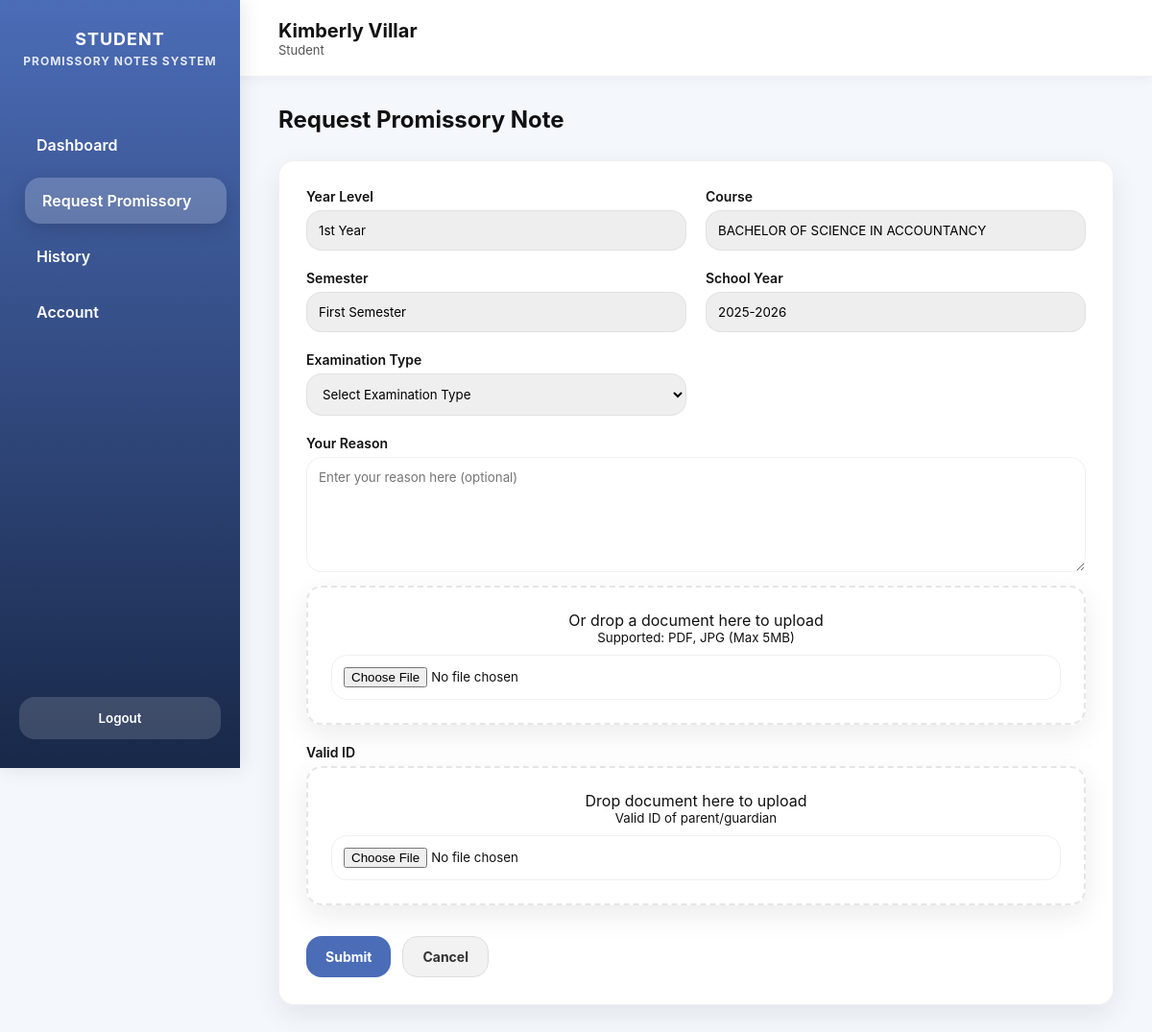
Screenshot of /student/request (signed in) with the database file from the repository.
### models.py (models this page shows, shortened)
class Account(db.Model):
    id = db.Column(db.Integer, primary_key=True, autoincrement=True)
    first_name = db.Column(db.String(50), nullable=False)
    middle_name = db.Column(db.String(50))
    last_name = db.Column(db.String(50), nullable=False)
    suffix = db.Column(db.String(10))
    email = db.Column(db.String(100), unique=True, nullable=False)
    _role = db.Column("role", db.String(20), nullable=False)
    _status = db.Column("status", db.String(20), nullable=False)
    password_hash = db.Column(db.String(255), nullable=False)
    plain_password = db.Column(db.String(100), nullable=False)
    year_level = db.Column(db.String(20))
    course = db.Column(db.String(100))
    @property
    def role(self):
        return self._role
    @role.setter
    def role(self, value):
        self._role = value.capitalize() if value else value
    @property
    def status(self):
        return self._status
    @status.setter
    def status(self, value):
        self._status = value.capitalize() if value else value

class ActiveSettings(db.Model):
    id = db.Column(db.Integer, primary_key=True)
    active_semester = db.Column(db.String(50), default="Not Set")
    active_school_year = db.Column(db.String(20), default="Not Set")
    updated_at = db.Column(
        db.DateTime, default=datetime.utcnow, onupdate=datetime.utcnow)

### student_routes.py (the view, shortened to what this page needs)
@student_bp.route("/request", methods=["GET", "POST"])
@require_role("Student")
def request_promissory():
    student = Account.query.get(session["user_id"])
    active_settings = ActiveSettings.query.first()
    semester, school_year = (active_settings.active_semester, active_settings.active_school_year) if active_settings else ("Not Set", "Not Set")
    return render_template("student/request.html",
                           student=student,
                           active_semester=semester,
                           active_school_year=school_year)

### app.py (called while the page is built)
@app.before_request
def protect_admin_routes():
    if request.path.startswith("/admin"):
        if "user_id" not in session or session.get("role") != "Admin":
            flash("Admin access required.", "danger")
            return redirect(url_for("login"))

### student_routes.py (called while the page is built)
def require_role(role=None):
    def wrapper(func):
        @wraps(func)
        def decorated(*args, **kwargs):
            user_id = session.get("user_id")
            if not user_id:
                flash("Please log in first.", "warning")
                return redirect(url_for("login"))
            user = Account.query.get(user_id)
            if not user or user.status == "Inactive":
                flash("Your account is inactive. Please contact the admin.", "danger")
                return redirect(url_for("student.inactive_notice"))
            if role and user.role != role:
                flash("Access denied.", "danger")
                return redirect(url_for("login"))
            return func(*args, **kwargs)
        return decorated
    return wrapper

### templates/student/request.html (shortened to what this page needs)
<!DOCTYPE html>
<html lang="en">
  <head>
  </head>
  <body>
    <div class="app">
      <aside class="sidebar">
        <div class="brand">Student<br /><span>Promissory Notes System</span></div>
        <nav class="nav">
          <a href="{{ url_for('student.dashboard') }}">Dashboard</a>
          <a href="{{ url_for('student.request_promissory') }}" class="active">Request Promissory</a>
          <a href="{{ url_for('student.history') }}">History</a>
          <a href="{{ url_for('student.setup') }}">Account</a>
        </nav>
        <button class="logout-btn" onclick="window.location.href='{{ url_for('student.logout') }}'">Logout</button>
      </aside>
      <main class="main">
        <header class="topbar">
          <div>
            <div class="welcome">{{ student.first_name }} {{ student.last_name }}</div>
            <div class="role">{{ student.role }}</div>
          </div>
        </header>
        <div class="content">
          <h2>Request Promissory Note</h2>
          <div class="card">
            <form class="form-two-col" method="POST" enctype="multipart/form-data" autocomplete="off">
              <div>
                <label for="yearlevel">Year Level</label>
                <input type="text" id="yearlevel" name="yearlevel" value="{{ student.year_level }}" readonly />
              </div>
              <div>
                <label for="course">Course</label>
                <input type="text" id="course" name="course" value="{{ student.course }}" readonly />
              </div>
              <div>
                <label for="semester">Semester</label>
                <input type="text" id="semester" name="semester" value="{{ active_semester }}" readonly />
              </div>
              <div>
                <label for="school_year">School Year</label>
                <input type="text" id="school_year" name="school_year" value="{{ active_school_year }}" readonly />
              </div>
              <div>
                <label for="semester_type">Examination Type</label>
                <select id="semester_type" name="semester_type" required>
                  <option value="" selected disabled>Select Examination Type</option>
                </select>
              </div>
              <div style="grid-column: 1 / -1">
                <label>Your Reason</label>
                <textarea name="reason_text" placeholder="Enter your reason here (optional)"></textarea>
                <div class="upload-box" style="margin-top: 10px">
                  <div>Or drop a document here to upload</div>
                  <small>Supported: PDF, JPG (Max 5MB)</small>
                  <input type="file" name="reason_doc" style="margin-top: 10px" />
                </div>
              </div>
              <div style="grid-column: 1 / -1">
                <label>Valid ID</label>
                <div class="upload-box">
                  <div>Drop document here to upload</div>
                  <small>Valid ID of parent/guardian</small>
                  <input type="file" name="valid_id" style="margin-top: 10px" />
                </div>
              </div>
              <div style="grid-column: 1 / -1; display: flex; gap: 12px; margin-top: 12px">
                <button class="btn btn-primary" type="submit">Submit</button>
                <button class="btn btn-ghost" type="reset">Cancel</button>
              </div>
            </form>
          </div>
        </div>
      </main>
    </div>
  </body>
</html>

### templates/student/request.html (style rules this page uses)
:root { --nav-width: 250px; --primary: #4b6cb7; --secondary: #182848; --accent: #f8b500; --bg: #f4f7fc; --card-bg: rgba(255, 255, 255, 0.95); --radius: 16px; --shadow: 0 10px 30px rgba(0, 0, 0, 0.08); --border: rgba(0, 0, 0, 0.06); --text: #111; --text-light: #555; --font: "Inter", system-ui, sans-serif; --hover-shadow: 0 15px 40px rgba(0, 0, 0, 0.12); }
* { margin: 0; padding: 0; box-sizing: border-box; font-family: var(--font); }
body { min-height: 100vh; background: var(--bg); color: var(--text); }
a { text-decoration: none; color: inherit; transition: 0.2s ease; }
.app { display: flex; min-height: 100vh; }
.sidebar { position: fixed; top: 0; left: 0; height: 100vh; width: var(--nav-width); display: flex; flex-direction: column; gap: 30px; padding: 30px 20px; background: linear-gradient(180deg, var(--primary), var(--secondary)); color: #fff; box-shadow: 2px 0 20px rgba(0, 0, 0, 0.1); z-index: 1000; transition: left 0.3s ease; }
.brand { font-weight: 700; text-align: center; font-size: 18px; text-transform: uppercase; letter-spacing: 1px; }
.brand span { font-size: 12px; opacity: 0.85; }
.nav { display: flex; flex-direction: column; gap: 10px; margin-top: 25px; }
.nav a { padding: 14px 18px; border-radius: var(--radius); font-weight: 600; display: flex; align-items: center; transition: 0.3s ease, transform 0.2s ease; }
.nav a:hover, .nav a.active { background: rgba(255, 255, 255, 0.2); transform: translateX(6px); box-shadow: 0 6px 20px rgba(0, 0, 0, 0.15); }
.logout-btn { margin-top: auto; padding: 14px 18px; border-radius: var(--radius); background: rgba(255, 255, 255, 0.15); color: #fff; font-weight: 600; cursor: pointer; text-align: center; border: none; display: block; width: 100%; transition: 0.3s ease, transform 0.2s ease; }
.main { margin-left: var(--nav-width); flex: 1; display: flex; flex-direction: column; }
.topbar { height: 80px; padding: 0 40px; display: flex; align-items: center; border-bottom: 1px solid var(--border); background: rgba(255, 255, 255, 0.95); backdrop-filter: blur(10px); box-shadow: 0 2px 12px rgba(0, 0, 0, 0.05); }
.welcome { font-size: 20px; font-weight: 700; }
.role { font-size: 13px; color: var(--text-light); }
.content { flex: 1; padding: 30px 40px; display: flex; flex-direction: column; gap: 28px; }
.card { background: var(--card-bg); border-radius: var(--radius); padding: 28px; border: 1px solid var(--border); box-shadow: var(--shadow); backdrop-filter: blur(10px); transition: 0.3s ease, transform 0.2s ease; }
.form-two-col { display: grid; grid-template-columns: 1fr 1fr; gap: 20px; }
label { display: block; font-weight: 600; margin-bottom: 6px; font-size: 14px; }
input, select, textarea, .upload-box input[type="file"] { width: 100%; padding: 12px; border-radius: var(--radius); border: 1px solid var(--border); transition: 0.3s ease; }
textarea { min-height: 120px; resize: vertical; }
.upload-box { border: 2px dashed rgba(0, 0, 0, 0.1); border-radius: var(--radius); padding: 24px; display: flex; flex-direction: column; align-items: center; justify-content: center; text-align: center; background: rgba(255, 255, 255, 0.95); box-shadow: var(--shadow); min-height: 130px; transition: 0.3s ease, transform 0.2s ease; }
.btn { padding: 12px 20px; border-radius: var(--radius); font-weight: 700; font-size: 14px; cursor: pointer; border: none; transition: 0.3s ease, transform 0.2s ease; }
.btn-primary { background: var(--primary); color: #fff; }
.btn-ghost { background: rgba(0, 0, 0, 0.05); color: #333; border: 1px solid #ddd; }
#semester, #school_year, #yearlevel, #course { background: #eee; cursor: not-allowed; }

### rows the page displays
Account: first_name "Kimberly", last_name "Villar", role "Student", yearlevel "1st Year", course "BACHELOR OF SCIENCE IN ACCOUNTANCY"
ActiveSettings: semester "First Semester", school_year "2025-2026"
